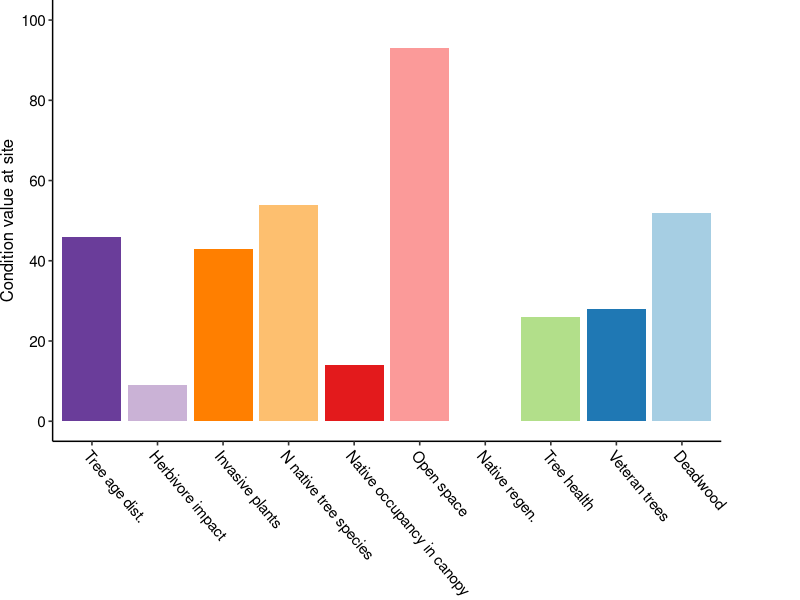
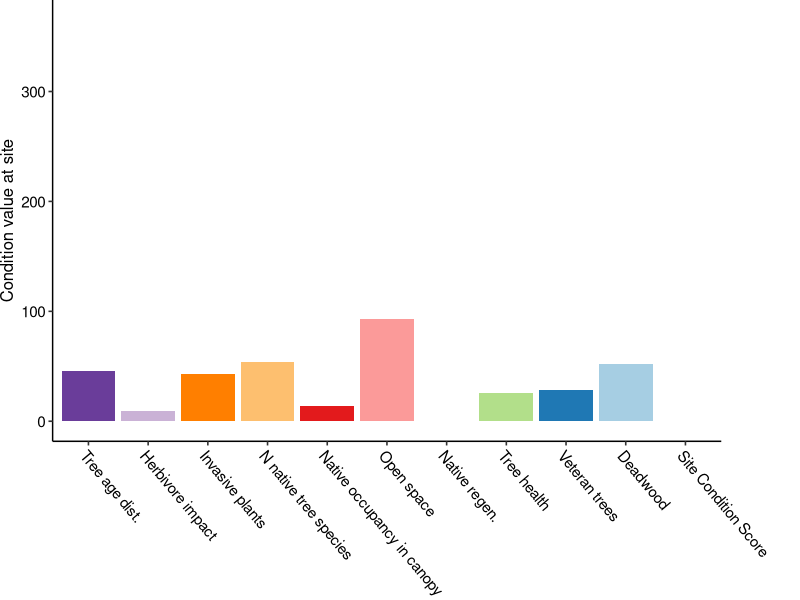
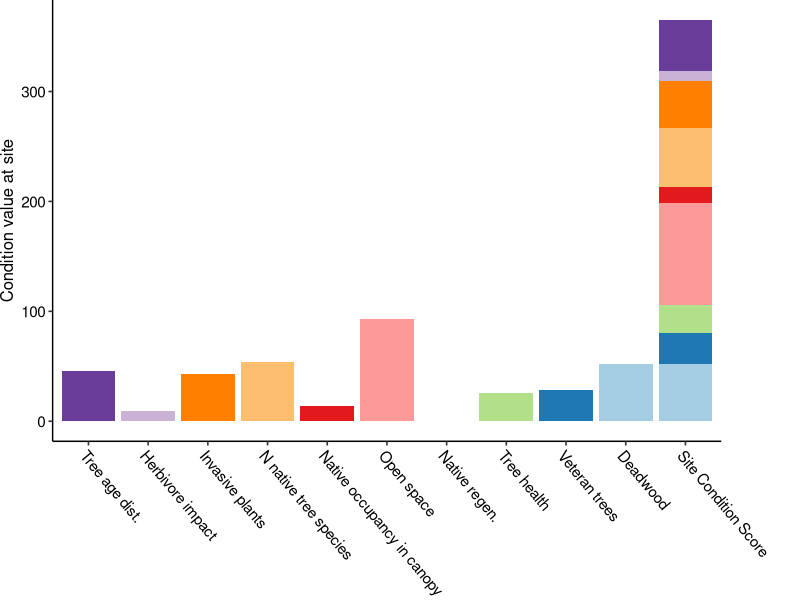
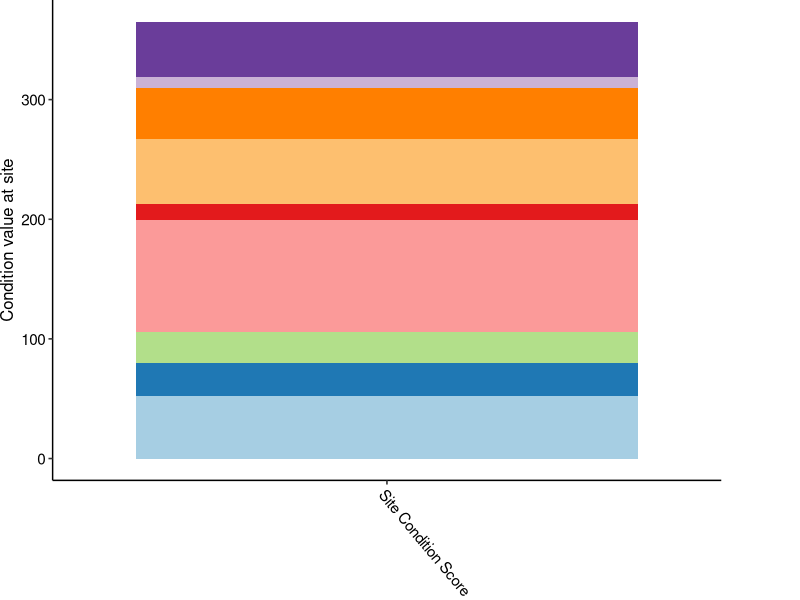
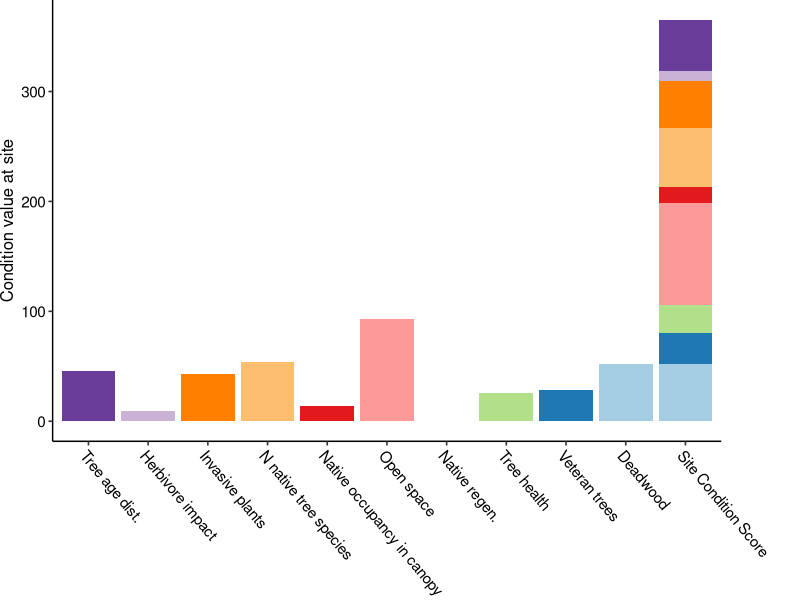
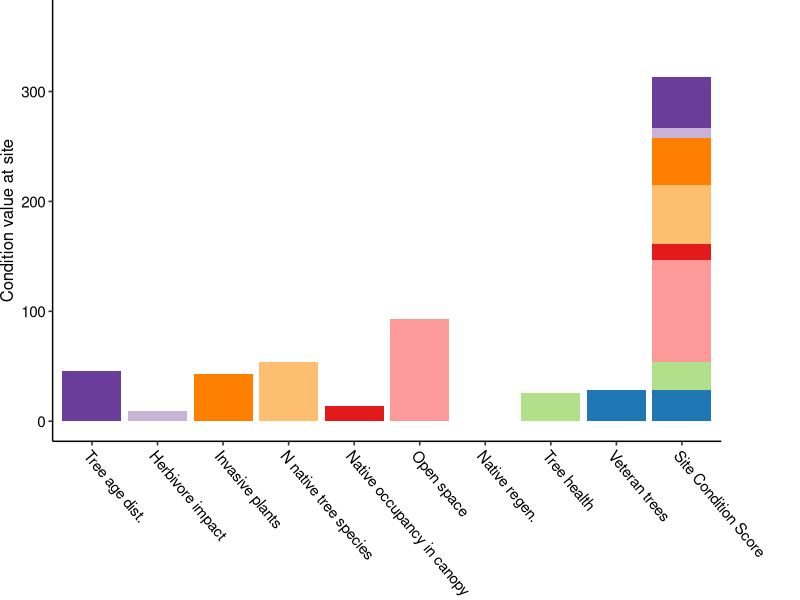
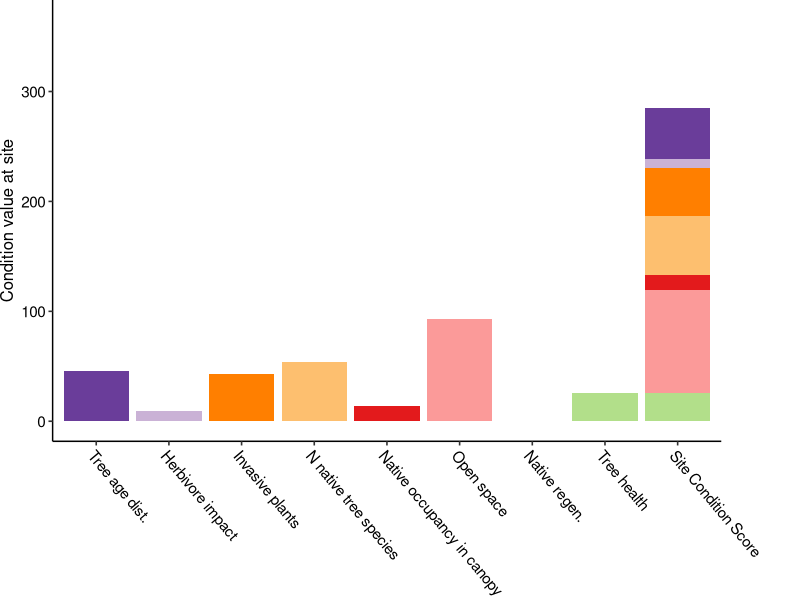
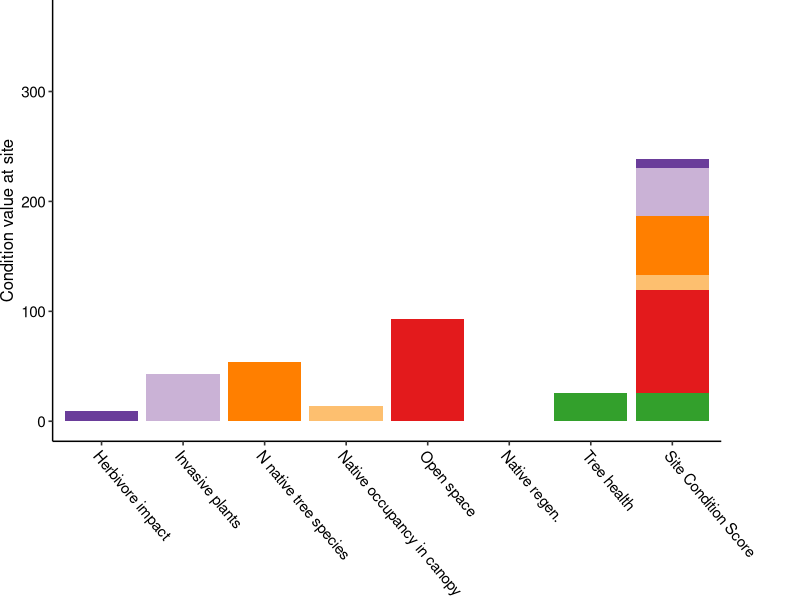

These charts were generated, in order, by the following R code:
## ---- chunk 1
knitr::opts_chunk$set(echo = FALSE)




# Ewan McHenry
##------ Fri Mar 10 12:03:15 2023 ------##
# make figures etc explaining the process for getting from measurements of woodland condition indicies to overall condition score
# se


# LIBRARIES ---------------------------------------------------------------
library(tidyverse)
library(htmltools) # for html text rendering in ggplot aes()
library(ggpubr)
library(RColorBrewer)
library(scales)

# CONDITION INDICY VALUES ---------------------------------------------

# generate data ---- 
set.seed(54-46)
con.vals.df = data.frame(ind = factor(c("Tree age dist.",
                                        "Herbivore impact",
                                        "Invasive plants",
                                        "N native tree species", 
                                        "Native occupancy in canopy",
                                        "Open space", 
                                        "Native regen.",
                                        "Tree health",
                                        "Veteran trees",
                                        "Deadwood"))
)
con.vals.df$ind = factor(con.vals.df$ind, levels = unique(con.vals.df$ind))

con.vals.df$weight = runif(length(con.vals.df$ind), 0,1) %>% round(0)
con.vals.df$weight = c(1,1,1,2,1.5,0.7,1,1,2,3)
con.vals.df$weight = rep(1, length(con.vals.df$weight))


max.score <- 100
con.vals.df$score = runif(length(con.vals.df$ind), 0,max.score) %>% round(0)
con.vals.df$value = con.vals.df$score * con.vals.df$weight

# function - plot sep + stack indicator values - p.indicator.sep_stack ----
  gg.bar.sep_stack <- function(
    df = con.vals.df,
    scale.sum = F, 
    stack.alpha = 0, 
    sep.alpha = 1 , 
    big.y_lim = T, 
    inds.to.drop = NA,
    add.seps = T,
    add.stack = F ){

    # df = con.vals.df # dataframe to plot
    # scale.sum = F # scale the combined stack to be /100
    # stack.alpha = 0 # transparency of stack
    # sep.alpha = 1  # transparency of non-stacked cols
    # big.y_lim = T # hold ylim to sum of all ind values before any dropped
    # inds.to.drop = 9 # vector of ind numbers to drop
    # add.seps = T # plot the non-stacked cols
    # add.stack = T # plot the combined stack

    # set y axis limits
    tot.val = sum(df$value)
    y_lim = c(0, max(c(100, df$value)))
    if(big.y_lim){
      y_lim[2] = tot.val
    }
    
    # drop indicies - inds.to.drop    
    df <- df[!(1:dim(df)[1]) %in% inds.to.drop,]
    
    # make df2 that includes a stack/sep cols as selected
    df$total = "Site Condition Score" # helper for stack
    df2 <-  df
    df2$total  <-  df$ind
    df2  <-  rbind(df2[add.seps],df[add.stack])
    # make "total" label a factor to plot cols in right order
    df2$total<- factor(df2$total, levels = unique(df2$total))
    
    # scale stack out of 100 if selected
    df2$plot.val <- df2$value # new value to plot
    if(scale.sum){ # scale the stack if selected
      df2$plot.val[df2$total == df$total[1]] <-  100 * 
        df2$plot.val[df2$total == df$total[1]]/
        sum(df$weight * max.score ) # max possible total site value
    }
    
    # set transparency of bars
    df2$alpha.val <-  sep.alpha
    df2$alpha.val[df2$total == df$total[1]] <- stack.alpha
    
        # bar fill colours ---- 
colorCount = length(unique(con.vals.df$ind))
getPalette = colorRampPalette(brewer.pal(colorCount, "Paired"))
type.names = unique(con.vals.df$ind)
text.fact = 1

# plot ----
ggplot(df2, aes(fill = ind, x = total, y = plot.val, 
                             text = map(paste0("<b>", ind, "</b>", "<br>", " Value =", plot.val, " %"), HTML),
                             alpha = alpha.val),) +
      geom_bar( stat="identity", )+
      #ggtitle()+
      theme_pubr()+
      scale_x_discrete(name = NULL)+
      scale_y_continuous(name = "Condition value at site", limits = y_lim, breaks = pretty_breaks(5))+
      scale_alpha(range = c(0, 1), limits = c(0, 1), guide='none')+
      labs(fill = "Indicator")+
      scale_fill_manual(values=rev(getPalette(colorCount)),
                        labels=(type.names))+
      theme(text = element_text(family = "sans"),
            legend.position = "none",
            plot.title = element_text(size = 14  *text.fact, face = "bold"),
            plot.subtitle = element_text(size = 8 *text.fact),
            legend.text =  element_text(size = 11 *text.fact),
            legend.title = element_blank(),
            axis.text.y = element_text(size = 11 *text.fact),
            axis.text.x = element_text(size = 11 *text.fact, angle = 310, hjust = 0),
            axis.title.y =  element_text(size = 12 *text.fact),
            axis.title.x =  element_blank(),
            plot.margin =  margin(0, 2, 0, 0, "cm")
      )
    
    }
    
    
  
## ---- chunk 2
  gg.bar.sep_stack(df = con.vals.df,
                scale.sum = T, 
                stack.alpha = 0, sep.alpha = 1, 
                big.y_lim = F )
## ---- chunk 3
  gg.bar.sep_stack(df = con.vals.df,
                scale.sum = F, 
                stack.alpha = 0, sep.alpha = 1, 
                big.y_lim = T ,
                add.stack = T)
## ---- chunk 4
    gg.bar.sep_stack(df = con.vals.df,
                scale.sum = F, 
                stack.alpha = 1, sep.alpha = 1, 
                big.y_lim = T ,
                add.stack = T)
## ---- chunk 5
gg.bar.sep_stack(df = con.vals.df,
               scale.sum = F, 
               stack.alpha = 1, sep.alpha = 1, 
               big.y_lim = T ,
               add.seps = F,
               add.stack = T )
## ---- chunk 6
    gg.bar.sep_stack(df = con.vals.df,
                scale.sum = F, 
                stack.alpha = 1, sep.alpha = 1, 
                big.y_lim = T ,
                add.stack = T,
                inds.to.drop = NA)
## ---- chunk 7
    gg.bar.sep_stack(df = con.vals.df,
                scale.sum = F, 
                stack.alpha = 1, sep.alpha = 1, 
                big.y_lim = T ,
                add.stack = T,
                inds.to.drop = c(10))

    gg.bar.sep_stack(df = con.vals.df,
                scale.sum = F, 
                stack.alpha = 1, sep.alpha = 1, 
                big.y_lim = T ,
                add.stack = T,
                inds.to.drop = c(10,9))
    
        gg.bar.sep_stack(df = con.vals.df,
                scale.sum = F, 
                stack.alpha = 1, sep.alpha = 1, 
                big.y_lim = T ,
                add.stack = T,
                inds.to.drop = c(10,9,1))


## ---- chunk 8
        gg.bar.sep_stack(df = con.vals.df,
                scale.sum = F, 
                stack.alpha = 1, sep.alpha = 1, 
                big.y_lim = F ,
                add.stack = T,
                inds.to.drop = NA)
## ---- chunk 9
        gg.bar.sep_stack(df = con.vals.df,
                scale.sum = F, 
                stack.alpha = 1, sep.alpha = 1, 
                big.y_lim = F ,
                add.stack = T,
                inds.to.drop = NA)
## ---- chunk 10
        gg.bar.sep_stack(df = con.vals.df,
                scale.sum = F, 
                stack.alpha = 1, sep.alpha = 1, 
                big.y_lim = F ,
                add.stack = T,
                inds.to.drop = c(10,9,1))
